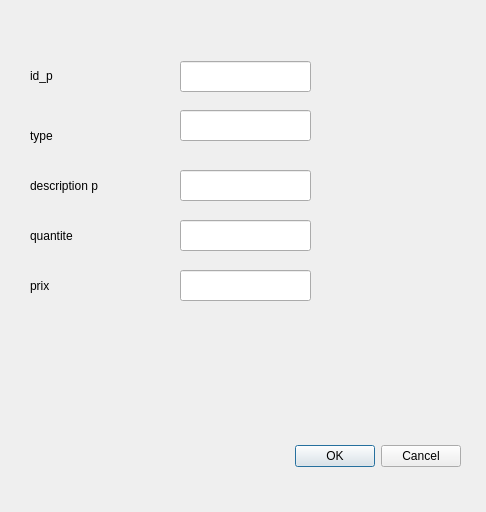
<?xml version="1.0" encoding="UTF-8"?>
<ui version="4.0">
 <class>modifierproduit</class>
 <widget class="QDialog" name="modifierproduit">
  <property name="geometry">
   <rect>
    <x>0</x>
    <y>0</y>
    <width>486</width>
    <height>512</height>
   </rect>
  </property>
  <property name="windowTitle">
   <string>Dialog</string>
  </property>
  <widget class="QDialogButtonBox" name="buttonBox">
   <property name="geometry">
    <rect>
     <x>120</x>
     <y>440</y>
     <width>341</width>
     <height>32</height>
    </rect>
   </property>
   <property name="orientation">
    <enum>Qt::Horizontal</enum>
   </property>
   <property name="standardButtons">
    <set>QDialogButtonBox::Cancel|QDialogButtonBox::Ok</set>
   </property>
  </widget>
  <widget class="QLabel" name="label">
   <property name="geometry">
    <rect>
     <x>30</x>
     <y>60</y>
     <width>91</width>
     <height>31</height>
    </rect>
   </property>
   <property name="text">
    <string>id_p</string>
   </property>
  </widget>
  <widget class="QLabel" name="label_2">
   <property name="geometry">
    <rect>
     <x>30</x>
     <y>120</y>
     <width>91</width>
     <height>31</height>
    </rect>
   </property>
   <property name="text">
    <string>type</string>
   </property>
  </widget>
  <widget class="QLabel" name="label_3">
   <property name="geometry">
    <rect>
     <x>30</x>
     <y>170</y>
     <width>91</width>
     <height>31</height>
    </rect>
   </property>
   <property name="text">
    <string>description p</string>
   </property>
  </widget>
  <widget class="QLabel" name="label_4">
   <property name="geometry">
    <rect>
     <x>30</x>
     <y>270</y>
     <width>91</width>
     <height>31</height>
    </rect>
   </property>
   <property name="text">
    <string>prix</string>
   </property>
  </widget>
  <widget class="QLabel" name="label_6">
   <property name="geometry">
    <rect>
     <x>30</x>
     <y>220</y>
     <width>91</width>
     <height>31</height>
    </rect>
   </property>
   <property name="text">
    <string>quantite</string>
   </property>
  </widget>
  <widget class="QLineEdit" name="lineEdit_id_p">
   <property name="geometry">
    <rect>
     <x>180</x>
     <y>61</y>
     <width>131</width>
     <height>31</height>
    </rect>
   </property>
  </widget>
  <widget class="QLineEdit" name="lineEdit_type_p">
   <property name="geometry">
    <rect>
     <x>180</x>
     <y>110</y>
     <width>131</width>
     <height>31</height>
    </rect>
   </property>
  </widget>
  <widget class="QLineEdit" name="lineEdit_desc_p">
   <property name="geometry">
    <rect>
     <x>180</x>
     <y>170</y>
     <width>131</width>
     <height>31</height>
    </rect>
   </property>
  </widget>
  <widget class="QLineEdit" name="lineEdit_quantite_p">
   <property name="geometry">
    <rect>
     <x>180</x>
     <y>220</y>
     <width>131</width>
     <height>31</height>
    </rect>
   </property>
  </widget>
  <widget class="QLineEdit" name="lineEdit_prix_p">
   <property name="geometry">
    <rect>
     <x>180</x>
     <y>270</y>
     <width>131</width>
     <height>31</height>
    </rect>
   </property>
  </widget>
 </widget>
 <resources/>
 <connections>
  <connection>
   <sender>buttonBox</sender>
   <signal>accepted()</signal>
   <receiver>modifierproduit</receiver>
   <slot>accept()</slot>
   <hints>
    <hint type="sourcelabel">
     <x>248</x>
     <y>254</y>
    </hint>
    <hint type="destinationlabel">
     <x>157</x>
     <y>274</y>
    </hint>
   </hints>
  </connection>
  <connection>
   <sender>buttonBox</sender>
   <signal>rejected()</signal>
   <receiver>modifierproduit</receiver>
   <slot>reject()</slot>
   <hints>
    <hint type="sourcelabel">
     <x>316</x>
     <y>260</y>
    </hint>
    <hint type="destinationlabel">
     <x>286</x>
     <y>274</y>
    </hint>
   </hints>
  </connection>
 </connections>
</ui>
